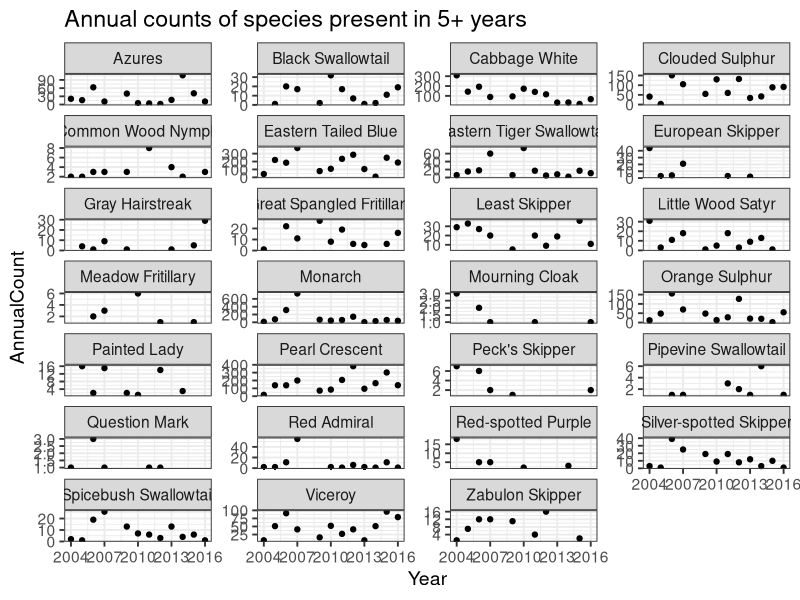
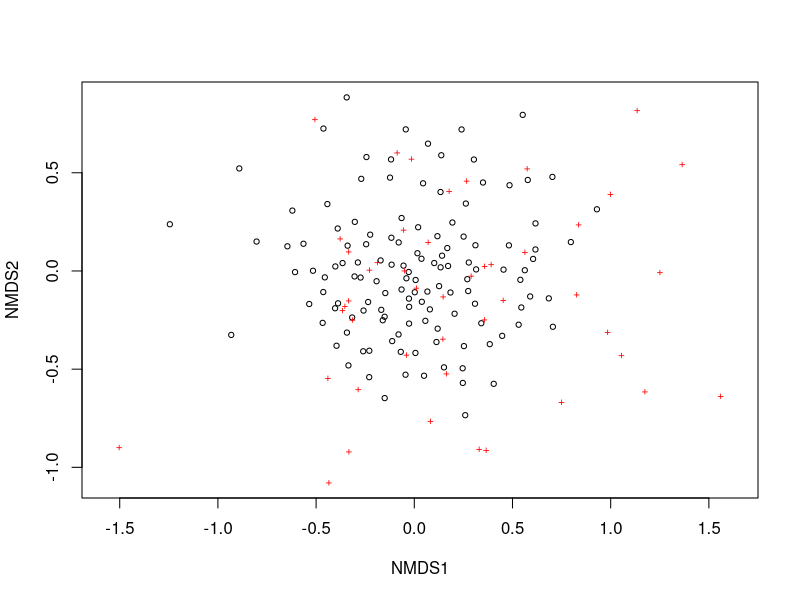
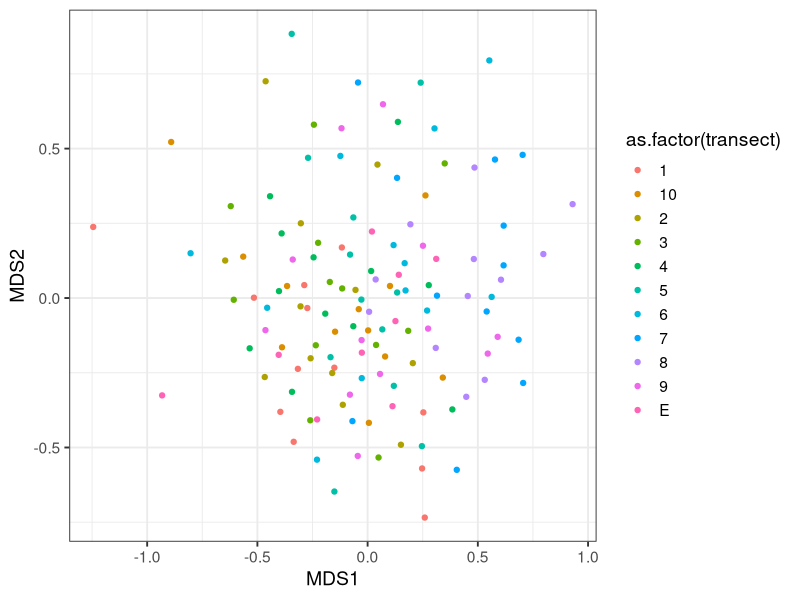

The R source for these figures, in order:
## ---- chunk 1
knitr::opts_chunk$set(echo = TRUE)
library(tidyverse)
library(lubridate)
library(stringr)
library(viridis)
library(vegan)
theme_set(theme_bw(base_size = 14)) 
## ---- chunk 2
dat <- read_csv("data/combinedData.csv")
dat$species[grep(pattern = "Azure", x = dat$species)] <- "Azures"

summary(dat)
## ---- chunk 3
surveys <- dat %>% 
  dplyr::select(Recorder, StartTime, EndTime, StartTemp, EndTemp, SheetName, Year) %>% 
  mutate(Date = dmy(SheetName))
surveys <- surveys[-which(duplicated(surveys) == TRUE), ]

speciesnames <- sort(unique(dat$species))
speciesnames <- speciesnames[-c(9, 10, 32, 43, 45, 47, 50, 51)] # remove unknown IDs


splist <- list()
for (i in 1:length(speciesnames)){
  sp <- speciesnames[i]
  spdat <- dat %>%
    filter(species == sp) %>%
    mutate(Date = dmy(SheetName)) %>% 
    dplyr::select(-c(1:6)) %>% 
    gather(key = "transect", value = "total", `1`:E) %>% 
    full_join(surveys, by = c("Date", "Year"))

  spdat$total[which(is.na(spdat$total))] <- 0
  splist[[i]] <- spdat
}
alldat <- bind_rows(splist)

yrdat <- alldat %>% 
  group_by(species, Year) %>% 
  summarise(AnnualCount = sum(total)) %>% 
  group_by(species) %>% 
  mutate(NumYear = length(which(AnnualCount > 0)),
         MeanAnnCount = mean(AnnualCount)) %>% 
  filter(NumYear >= 5, MeanAnnCount > 0)
  
tsplt <- ggplot(yrdat, aes(x = Year, y = AnnualCount, group = species)) +
  geom_point() +
  facet_wrap(~species, ncol = 4, scales = "free_y") +
  ggtitle("Annual counts of species present in 5+ years")
tsplt  
## ---- chunk 4

orddat <- alldat %>% 
  dplyr::select(Year, species, Date, transect, total) %>% 
  group_by(Year, species, transect) %>% 
  summarise(Total = sum(total)) 
#make matrix of species abundances for ordination
spec_site_mat <- data.frame(reshape::cast(orddat, transect + Year ~ species, value = "Total"))
spec_site_mat$NA. <- NULL
spec_site_mat[is.na(spec_site_mat)] <- 0

ordmat <- spec_site_mat[, -c(1:2)]
rares <- which(rowSums(ordmat)<5)
ordmat <- ordmat[-rares, ]
spec_site <- spec_site_mat[-rares, ]

nmds_blfy <- metaMDS(ordmat, autotransform = TRUE)
plot(nmds_blfy)

test <- cbind(spec_site[, c(1:2)], nmds_blfy$points)

ordplt <- ggplot(test, aes(x = MDS1, y = MDS2)) +
  geom_point(aes(color = as.factor(transect)))
ordplt
